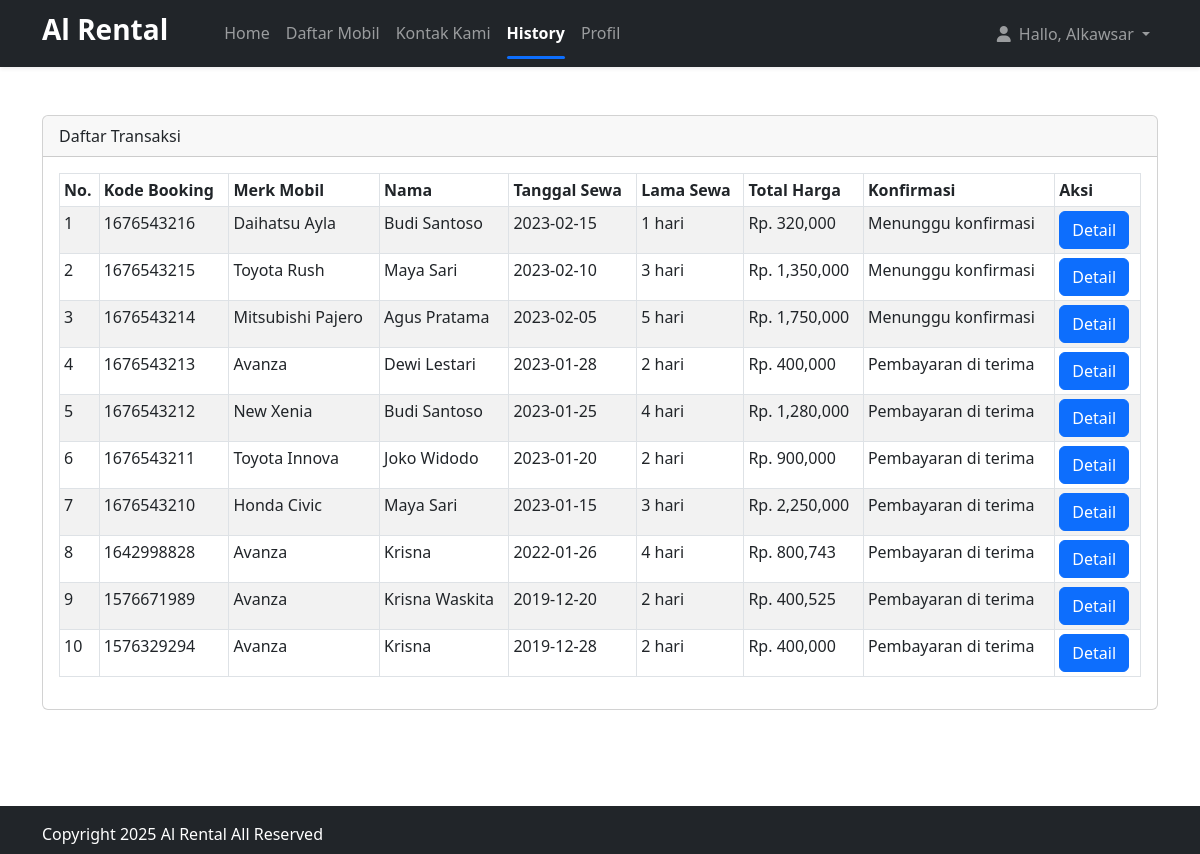
/history.php (signed in), run on an earlier commit of the app's database.
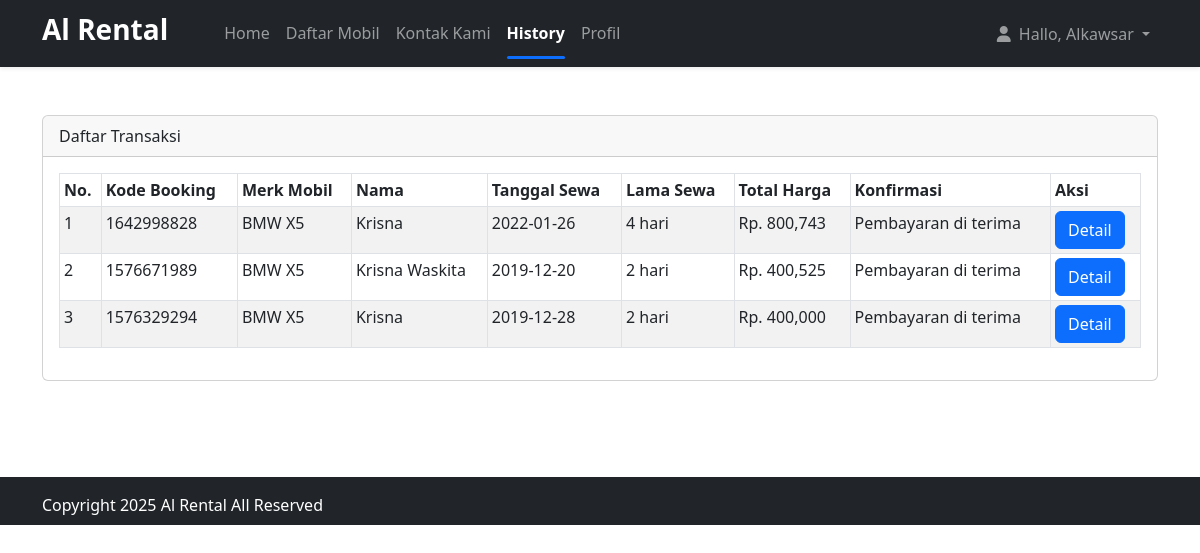
And on a later commit of the database.
### tables this page shows
CREATE TABLE `infoweb` (
  `id` int(11) NOT NULL,
  `nama_rental` varchar(255) DEFAULT NULL,
  `telp` varchar(15) DEFAULT NULL,
  `alamat` text DEFAULT NULL,
  `email` varchar(255) DEFAULT NULL,
  `no_rek` text DEFAULT NULL,
  `updated_at` timestamp NOT NULL DEFAULT current_timestamp()
);

CREATE TABLE `booking` (
  `id_booking` int(11) NOT NULL,
  `kode_booking` varchar(255) NOT NULL,
  `id_user` int(11) NOT NULL,
  `id_mobil` int(11) NOT NULL,
  `ktp` varchar(255) NOT NULL,
  `nama` varchar(255) NOT NULL,
  `alamat` varchar(255) NOT NULL,
  `no_tlp` varchar(15) NOT NULL,
  `tanggal` varchar(255) NOT NULL,
  `lama_sewa` int(11) NOT NULL,
  `total_harga` int(11) NOT NULL,
  `konfirmasi_pembayaran` varchar(255) NOT NULL,
  `tgl_input` varchar(255) NOT NULL
);

CREATE TABLE `mobil` (
  `id_mobil` int(11) NOT NULL,
  `no_plat` varchar(255) NOT NULL,
  `merk` varchar(255) NOT NULL,
  `harga` int(255) NOT NULL,
  `deskripsi` varchar(255) NOT NULL,
  `status` varchar(255) NOT NULL,
  `gambar` text NOT NULL
);

### koneksi/koneksi.php (called while the page is built, shortened)
<?php
  $user = 'root';
  $pass = '';
  $koneksi = new PDO("mysql:host=localhost;dbname=school_pweb_rental_mobil", $user, $pass);
  $sql_web = "SELECT * FROM infoweb WHERE id = 1";
  $row_web = $koneksi->prepare($sql_web);
  $row_web->execute();
  $info_web = $row_web->fetch(PDO::FETCH_OBJ);
?>

### history.php (the view, shortened to what this page needs)
<?php
  require 'koneksi/koneksi.php';
  include 'header.php';
$hasil = $koneksi->query("SELECT mobil.merk, booking.* FROM booking JOIN mobil ON
    booking.id_mobil=mobil.id_mobil ORDER BY id_booking DESC")->fetchAll();
    ?>
    <br>
    <br>
    <div class="container">
        <div class="row">
            <div class="col-sm-12">
               <div class="card">
                <div class="card-header">
                    Daftar Transaksi
                </div>
                <div class="card-body">
                    <table class="table table-striped table-bordered table-sm">
                        <thead>
                            <tr>
                                <th>No. </th>
                                <th>Kode Booking</th>
                                <th>Merk Mobil</th>
                                <th>Nama </th>
                                <th>Tanggal Sewa </th>
                                <th>Lama Sewa </th>
                                <th>Total Harga</th>
                                <th>Konfirmasi</th>
                                <th>Aksi</th>
                            </tr>
                        </thead>
                        <tbody>
                            <?php  $no=1; foreach($hasil as $isi){?>
                                <tr>
                                    <td><?php echo $no;?></td>
                                    <td><?= $isi['kode_booking'];?></td>
                                    <td><?= $isi['merk'];?></td>
                                    <td><?= $isi['nama'];?></td>
                                    <td><?= $isi['tanggal'];?></td>
                                    <td><?= $isi['lama_sewa'];?> hari</td>
                                    <td>Rp. <?= number_format($isi['total_harga']);?></td>
                                    <td><?= $isi['konfirmasi_pembayaran'];?></td>
                                    <td>
                                        <a class="btn btn-primary" href="bayar.php?id=<?= $isi['kode_booking'];?>"
                                            role="button">Detail</a>
                                        </td>
                                    </tr>
                                    <?php $no++;}?>
                                </tbody>
                            </table>
                        </div>
                    </div>
                </div>
            </div>
        </div>
        <br>
        <br>
        <br>
        <?php include 'footer.php';?>

### header.php (shortened to what this page needs)
<!doctype html>
<html lang="en">
<head>
  <link rel="stylesheet" href="https://cdnjs.cloudflare.com/ajax/libs/bootstrap/5.3.0/css/bootstrap.min.css">
  <link rel="stylesheet" href="https://cdnjs.cloudflare.com/ajax/libs/font-awesome/6.4.0/css/all.min.css">
</head>
<body>
  <?php
  $current_page = basename($_SERVER['PHP_SELF']);
  ?>
  <nav class="navbar navbar-expand-lg navbar-dark bg-dark sticky-top shadow-sm">
    <div class="container">
      <div class="collapse navbar-collapse" id="navbarMain">
        <ul class="navbar-nav me-auto mb-2 mb-lg-0">
          <li class="nav-item">
            <h3 class="fw-bold text-white me-5"><?= htmlspecialchars($info_web->nama_rental); ?></h3>
          </li>
          <li class="nav-item">
            <a class="nav-link <?= ($current_page == 'index.php') ? 'active' : ''; ?>" href="index.php">Home</a>
          </li>
          <li class="nav-item">
            <a class="nav-link <?= ($current_page == 'blog.php') ? 'active' : ''; ?>" href="blog.php">Daftar Mobil</a>
          </li>
          <li class="nav-item">
            <a class="nav-link <?= ($current_page == 'kontak.php') ? 'active' : ''; ?>" href="kontak.php">Kontak Kami</a>
          </li>
          <?php if(isset($_SESSION['USER'])){ ?>
            <li class="nav-item">
              <a class="nav-link <?= ($current_page == 'history.php') ? 'active' : ''; ?>" href="history.php">History</a>
            </li>
            <li class="nav-item">
              <a class="nav-link <?= ($current_page == 'profil.php') ? 'active' : ''; ?>" href="profil.php">Profil</a>
            </li>
          <?php } ?>
        </ul>
        <?php if(isset($_SESSION['USER'])){ ?>
          <div class="navbar-nav">
            <li class="nav-item dropdown">
              <a class="nav-link dropdown-toggle" href="#" id="userDropdown" role="button" data-bs-toggle="dropdown" aria-expanded="false">
                <i class="fa-solid fa-user me-1"></i> Hallo, <?= htmlspecialchars($_SESSION['USER']['nama_pengguna']); ?>
              </a>
            </li>
          </div>
        <?php } ?>
      </div>
    </div>
  </nav>

### footer.php (shortened to what this page needs)
  <div class="footer h-full mt-4 bg-dark text-white pt-3 pb-2">
    <div class="container">
      Copyright <?= date('Y');?> <?= $info_web->nama_rental;?> All Reserved
    </div>
  </div>
</body>
</html>

### header.php (style rules this page uses)
:root { --primary-color: #0d6efd; --dark-color: #212529; }
body { font-family: 'Segoe UI', Tahoma, Geneva, Verdana, sans-serif; }
.shadow-sm { box-shadow: 0 .125rem .25rem rgba(0,0,0,.075)!important; }
.navbar { padding: 0.8rem 0; }
.navbar-dark { background-color: var(--dark-color) !important; }
.btn-primary { background-color: var(--primary-color); }
.nav-link.active { font-weight: 600; position: relative; }
.nav-link.active:after { content: ''; position: absolute; left: 0.5rem; right: 0.5rem; bottom: -0.4rem; height: 3px; background-color: var(--primary-color); border-radius: 2px; }

What changed in the data, as far as the page shows it:
removed booking: kode_booking "1676543216", id_mobil.merk "Daihatsu Ayla", nama "Budi Santoso", tanggal "2023-02-15", lama_sewa "1", total_harga "320,000", konfirmasi_pembayaran "Menunggu konfirmasi"
removed booking: kode_booking "1676543215", id_mobil.merk "Toyota Rush", nama "Maya Sari", tanggal "2023-02-10", lama_sewa "3", total_harga "1,350,000", konfirmasi_pembayaran "Menunggu konfirmasi"
removed booking: kode_booking "1676543214", id_mobil.merk "Mitsubishi Pajero", nama "Agus Pratama", tanggal "2023-02-05", lama_sewa "5", total_harga "1,750,000", konfirmasi_pembayaran "Menunggu konfirmasi"
removed booking: kode_booking "1676543213", id_mobil.merk "Avanza", nama "Dewi Lestari", tanggal "2023-01-28", lama_sewa "2", total_harga "400,000", konfirmasi_pembayaran "Pembayaran di terima"
removed booking: kode_booking "1676543212", id_mobil.merk "New Xenia", nama "Budi Santoso", tanggal "2023-01-25", lama_sewa "4", total_harga "1,280,000", konfirmasi_pembayaran "Pembayaran di terima"
removed booking: kode_booking "1676543211", id_mobil.merk "Toyota Innova", nama "Joko Widodo", tanggal "2023-01-20", lama_sewa "2", total_harga "900,000", konfirmasi_pembayaran "Pembayaran di terima"
removed booking: kode_booking "1676543210", id_mobil.merk "Honda Civic", nama "Maya Sari", tanggal "2023-01-15", lama_sewa "3", total_harga "2,250,000", konfirmasi_pembayaran "Pembayaran di terima"
changed through a linked row, booking (number 1 of 3 on the later page): id_mobil.merk "Avanza" → "BMW X5"
changed through a linked row, booking "Krisna Waskita": id_mobil.merk "Avanza" → "BMW X5"
changed through a linked row, booking (number 3 of 3 on the later page): id_mobil.merk "Avanza" → "BMW X5"
